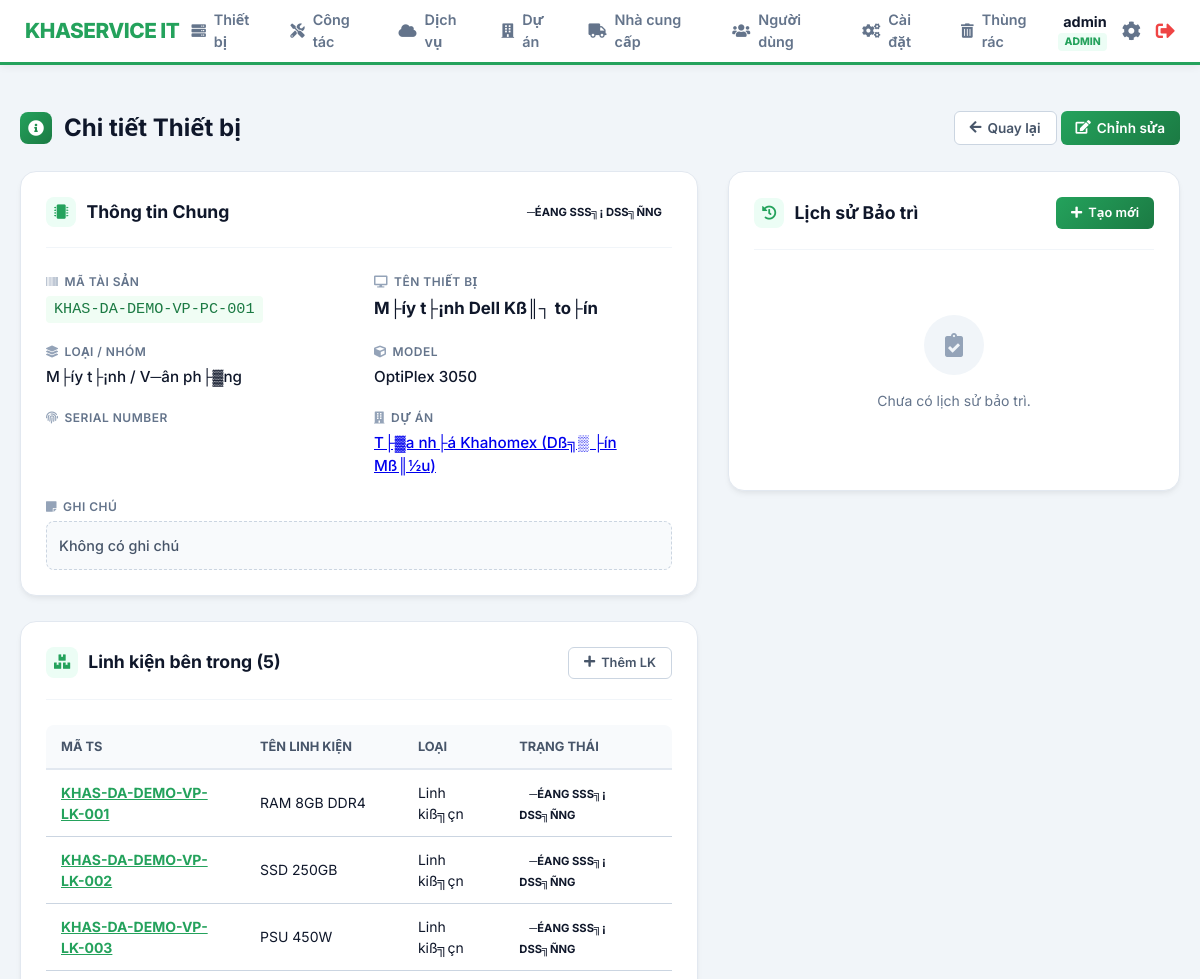
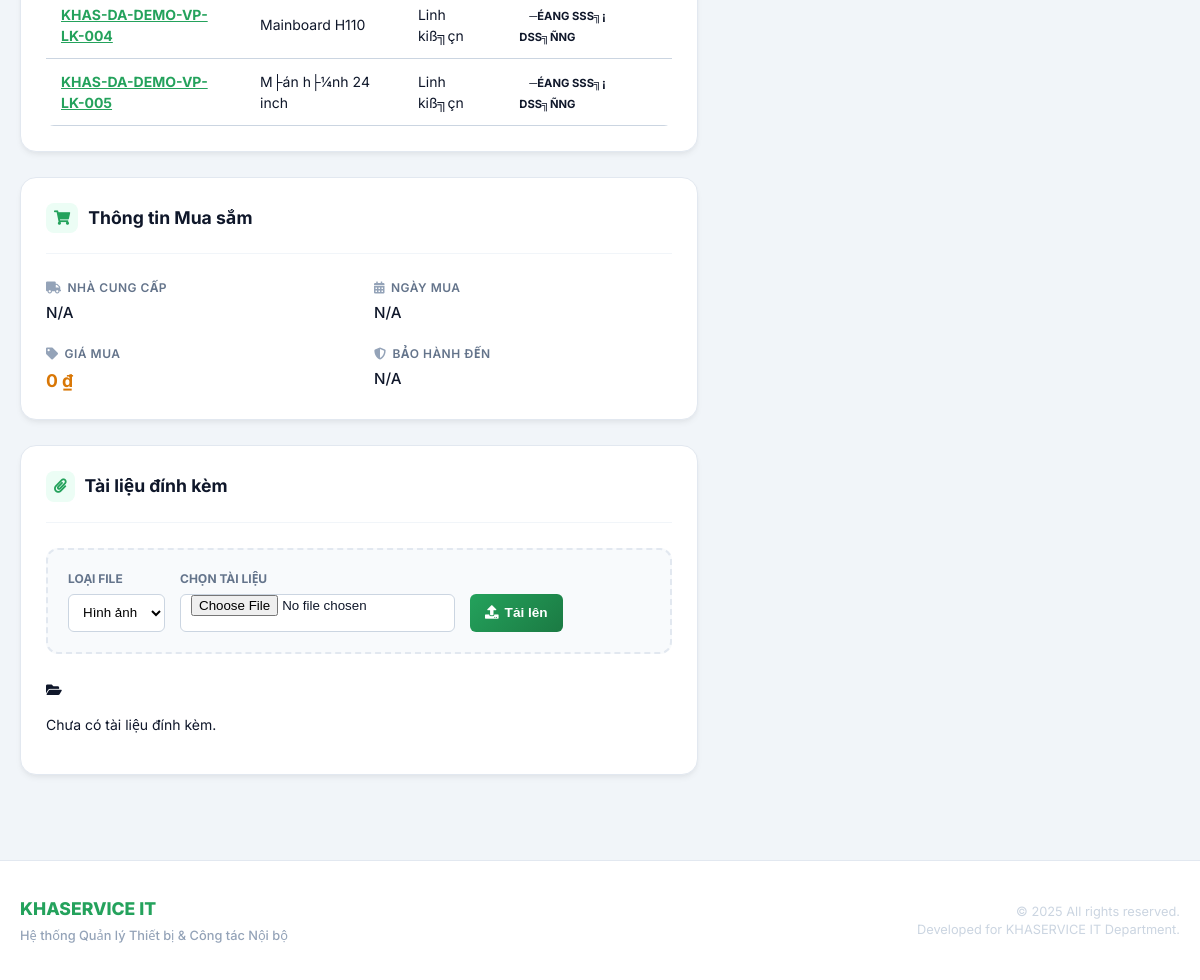
The app's page /index.php?page=devices/view&id=1 (signed in) with its own data (2 pictures, top to bottom).
### tables this page shows
CREATE TABLE `devices` (
  `id` int(11) NOT NULL AUTO_INCREMENT,
  `ma_tai_san` varchar(100) NOT NULL COMMENT 'M?? t??i s???n n???i b??? (VD: KHAS-DA01-PC-001)',
  `ten_thiet_bi` varchar(255) NOT NULL COMMENT 'T??n thi???t b??? (PC l??? t??n, UPS barrier...)',
  `nhom_thiet_bi` varchar(50) NOT NULL COMMENT 'Nh??m thi???t b???: V??n ph??ng / B??i xe',
  `loai_thiet_bi` varchar(100) NOT NULL COMMENT 'Lo???i thi???t b???: PC, UPS, Camera, Barrier, ?????u ?????c th???...',
  `model` varchar(255) DEFAULT NULL COMMENT 'Model thi???t b???',
  `serial` varchar(255) DEFAULT NULL COMMENT 'Serial number c???a thi???t b???',
  `project_id` int(11) DEFAULT NULL COMMENT 'Thi???t b??? thu???c d??? ??n n??o',
  `parent_id` int(11) DEFAULT NULL,
  `supplier_id` int(11) DEFAULT NULL COMMENT 'Nh?? cung c???p thi???t b???',
  `ngay_mua` date DEFAULT NULL COMMENT 'Ng??y mua thi???t b???',
  `gia_mua` decimal(15,2) DEFAULT NULL COMMENT 'Gi?? mua t???i th???i ??i???m mua (VN??)',
  `bao_hanh_den` date DEFAULT NULL COMMENT 'Ng??y h???t h???n b???o h??nh',
  `trang_thai` varchar(50) DEFAULT '??ang s??? d???ng' COMMENT 'Tr???ng th??i: ??ang s??? d???ng / H???ng / Thanh l??',
  `ghi_chu` text DEFAULT NULL COMMENT 'Ghi ch?? kh??c',
  `created_at` timestamp NOT NULL DEFAULT current_timestamp() COMMENT 'Ng??y t???o h??? s?? thi???t b???',
  `deleted_at` timestamp NULL DEFAULT NULL,
  PRIMARY KEY (`id`),
  UNIQUE KEY `ma_tai_san` (`ma_tai_san`),
  KEY `idx_device_parent` (`parent_id`)
);

CREATE TABLE `projects` (
  `id` int(11) NOT NULL AUTO_INCREMENT,
  `ma_du_an` varchar(50) NOT NULL COMMENT 'M?? d??? ??n n???i b??? (VD: DA01, DA02)',
  `ten_du_an` varchar(255) NOT NULL COMMENT 'T??n d??? ??n / chung c??',
  `dia_chi_duong` varchar(255) DEFAULT NULL,
  `dia_chi_phuong_xa` varchar(100) DEFAULT NULL,
  `dia_chi_tinh_tp` varchar(100) DEFAULT NULL,
  `dia_chi` text DEFAULT NULL COMMENT '?????a ch??? d??? ??n',
  `loai_du_an` varchar(100) DEFAULT NULL COMMENT 'Lo???i d??? ??n (Chung c??, V??n ph??ng...)',
  `ghi_chu` text DEFAULT NULL COMMENT 'Ghi ch?? th??m',
  `deleted_at` timestamp NULL DEFAULT NULL,
  PRIMARY KEY (`id`)
);

### modules/devices/view.php (the view, shortened to what this page needs)
<?php
$device = null;
if (isset($_GET['id'])) {
    $device_id = $_GET['id'];
    $stmt = $pdo->prepare("
        SELECT
            d.*,
            p.ten_du_an,
            s.ten_npp,
            parent.ten_thiet_bi as parent_name,
            parent.ma_tai_san as parent_code
        FROM devices d
        LEFT JOIN projects p ON d.project_id = p.id
        LEFT JOIN suppliers s ON d.supplier_id = s.id
        LEFT JOIN devices parent ON d.parent_id = parent.id
        WHERE d.id = ?
    ");
    $stmt->execute([$device_id]);
    $device = $stmt->fetch();
}
$status_stmt = $pdo->prepare("SELECT color_class FROM settings_device_statuses WHERE status_name = ?");
$status_stmt->execute([$device['trang_thai']]);
$statusClass = $status_stmt->fetchColumn() ?: 'status-default';
$stmt_children = $pdo->prepare("SELECT id, ten_thiet_bi, ma_tai_san, loai_thiet_bi, trang_thai FROM devices WHERE parent_id = ? AND deleted_at IS NULL");
$stmt_children->execute([$device_id]);
$children = $stmt_children->fetchAll();
?>
<div class="page-header">
    <h2><i class="fas fa-info-circle"></i> Chi tiết Thiết bị</h2>
    <div class="header-actions">
        <a href="index.php?page=devices/list" class="btn btn-secondary"><i class="fas fa-arrow-left"></i> Quay lại</a>
        <a href="index.php?page=devices/edit&id=<?php echo $device['id']; ?>" class="btn btn-primary"><i class="fas fa-edit"></i> Chỉnh sửa</a>
    </div>
</div>
<div class="view-grid-layout">
    <div class="info-column">
        <div class="card info-card">
            <div class="card-header-custom">
                <h3><i class="fas fa-microchip"></i> Thông tin Chung</h3>
                <span class="badge <?php echo $statusClass; ?>"><?php echo htmlspecialchars($device['trang_thai']); ?></span>
            </div>
            <div class="card-body-custom">
                <div class="info-grid">
                    <div class="info-item">
                        <span class="info-label"><i class="fas fa-barcode"></i> Mã Tài sản</span>
                        <span class="info-value highlight"><?php echo htmlspecialchars($device['ma_tai_san']); ?></span>
                    </div>
                    <div class="info-item">
                        <span class="info-label"><i class="fas fa-desktop"></i> Tên Thiết bị</span>
                        <span class="info-value strong"><?php echo htmlspecialchars($device['ten_thiet_bi']); ?></span>
                    </div>
                    <div class="info-item">
                        <span class="info-label"><i class="fas fa-layer-group"></i> Loại / Nhóm</span>
                        <span class="info-value"><?php echo htmlspecialchars($device['loai_thiet_bi']); ?> <span class="text-muted">/ <?php echo htmlspecialchars($device['nhom_thiet_bi']); ?></span></span>
                    </div>
                    <div class="info-item">
                        <span class="info-label"><i class="fas fa-cube"></i> Model</span>
                        <span class="info-value"><?php echo htmlspecialchars($device['model']); ?></span>
                    </div>
                    <div class="info-item">
                        <span class="info-label"><i class="fas fa-fingerprint"></i> Serial Number</span>
                    </div>
                    <div class="info-item">
                        <span class="info-label"><i class="fas fa-building"></i> Dự án</span>
                        <span class="info-value"><a href="index.php?page=projects/view&id=<?php echo $device['project_id']; ?>" class="link-primary"><?php echo htmlspecialchars($device['ten_du_an'] ?? 'Chưa phân bổ'); ?></a></span>
                    </div>
                    <div class="info-item full-width">
                        <span class="info-label"><i class="fas fa-sticky-note"></i> Ghi chú</span>
                        <div class="info-value note-box">
                            <?php echo nl2br(htmlspecialchars($device['ghi_chu'] ?? 'Không có ghi chú')); ?>
                        </div>
                    </div>
                </div>
            </div>
        </div>
        <?php if (!empty($children)): ?>
        <div class="card children-card mt-20">
            <div class="card-header-custom">
                <h3><i class="fas fa-boxes"></i> Linh kiện bên trong (<?php echo count($children); ?>)</h3>
                <a href="index.php?page=devices/add&project_id=<?php echo $device['project_id']; ?>&parent_id=<?php echo $device['id']; ?>" class="btn btn-sm btn-secondary"><i class="fas fa-plus"></i> Thêm LK</a>
            </div>
            <div class="card-body-custom">
                <div class="table-container" style="border:none; box-shadow:none;">
                    <table class="content-table">
                        <thead>
                            <tr>
                                <th>Mã TS</th>
                                <th>Tên linh kiện</th>
                                <th>Loại</th>
                                <th>Trạng thái</th>
                            </tr>
                        </thead>
                        <tbody>
                            <?php foreach ($children as $child): ?>
                                <tr>
                                    <td><a href="index.php?page=devices/view&id=<?php echo $child['id']; ?>" class="font-bold text-primary"><?php echo htmlspecialchars($child['ma_tai_san']); ?></a></td>
                                    <td><?php echo htmlspecialchars($child['ten_thiet_bi']); ?></td>
                                    <td><?php echo htmlspecialchars($child['loai_thiet_bi']); ?></td>
                                    <td><span class="badge"><?php echo htmlspecialchars($child['trang_thai']); ?></span></td>
                                </tr>
                            <?php endforeach; ?>
                        </tbody>
                    </table>
                </div>
            </div>
        </div>
        <?php endif; ?>
        <div class="card procurement-card mt-20">
            <div class="card-header-custom">
                <h3><i class="fas fa-shopping-cart"></i> Thông tin Mua sắm</h3>
            </div>
            <div class="card-body-custom">
                <div class="info-grid">
                    <div class="info-item">
                        <span class="info-label"><i class="fas fa-truck"></i> Nhà cung cấp</span>
                        <span class="info-value"><?php echo htmlspecialchars($device['ten_npp'] ?? 'N/A'); ?></span>
                    </div>
                    <div class="info-item">
                        <span class="info-label"><i class="fas fa-calendar-alt"></i> Ngày mua</span>
                        <span class="info-value"><?php echo $device['ngay_mua'] ? date('d/m/Y', strtotime($device['ngay_mua'])) : 'N/A'; ?></span>
                    </div>
                    <div class="info-item">
                         <span class="info-label"><i class="fas fa-tag"></i> Giá mua</span>
                         <span class="info-value price"><?php echo number_format($device['gia_mua'], 0, ',', '.'); ?> ₫</span>
                    </div>
                    <div class="info-item">
                        <span class="info-label"><i class="fas fa-shield-alt"></i> Bảo hành đến</span>
                        <span class="info-value <?php echo (strtotime($device['bao_hanh_den']) < time()) ? 'text-danger' : 'text-success'; ?>">
                            <?php echo $device['bao_hanh_den'] ? date('d/m/Y', strtotime($device['bao_hanh_den'])) : 'N/A'; ?>
                        </span>
                    </div>
                </div>
            </div>
        </div>
        <div class="card mt-20">
            <div class="card-header-custom">
                <h3><i class="fas fa-paperclip"></i> Tài liệu đính kèm</h3>
            </div>
            <div class="card-body-custom">
                <?php include_once __DIR__ . '/../device_files/manage.php'; ?>
            </div>
        </div>
    </div>
    <div class="history-column">
        <div class="card history-card">
            <div class="card-header-custom">
                <h3><i class="fas fa-history"></i> Lịch sử Bảo trì</h3>
                <a href="index.php?page=maintenance/add&device_id=<?php echo $device['id']; ?>" class="btn btn-sm btn-primary"><i class="fas fa-plus"></i> Tạo mới</a>
            </div>
            <div class="card-body-custom">
                <?php
                $child_ids = array_column($children, 'id');
                $target_ids = array_merge([$device_id], $child_ids);
                $placeholders = implode(',', array_fill(0, count($target_ids), '?'));
                $maintenance_stmt = $pdo->prepare("
                    SELECT ml.*, d.ten_thiet_bi as target_name, d.id as target_id
                    FROM maintenance_logs ml
                    JOIN devices d ON ml.device_id = d.id
                    WHERE ml.device_id IN ($placeholders) AND ml.deleted_at IS NULL
                    ORDER BY ml.ngay_su_co DESC, ml.id DESC
                ");
                $maintenance_stmt->execute($target_ids);
                $maintenance_logs = $maintenance_stmt->fetchAll();
                ?>
                <?php if (empty($maintenance_logs)): ?>
                    <div class="empty-state-small">
                        <div class="icon-circle"><i class="fas fa-clipboard-check"></i></div>
                        <p>Chưa có lịch sử bảo trì.</p>
                    </div>
                <?php endif; ?>
            </div>
        </div>
    </div>
</div>

### assets/css/style.css (style rules this page uses)
html { -ms-overflow-style: none; scrollbar-width: none; }
:root { --primary-color: #24a25c; --primary-light-color: #4dc581; --primary-dark-color: #1b7a43; --gradient-primary: linear-gradient(135deg, #24a25c 0%, #1b7a43 100%); --gradient-warning: linear-gradient(135deg, #f59e0b 0%, #d97706 100%); --gradient-error: linear-gradient(135deg, #ef4444 0%, #b91c1c 100%); --gradient-info: linear-gradient(135deg, #3b82f6 0%, #2563eb 100%); --secondary-color: #475569; --text-color: #0f172a; --text-light-color: #64748b; --background-color: #f1f5f9; --card-bg: #ffffff; --border-color: #cbd5e1; --transition-speed: 0.2s; --border-radius-base: 6px; --border-radius-card: 12px; --success-bg: #dcfce7; --success-text: #166534; --error-bg: #fee2e2; --error-text: #991b1b; --warning-bg: #fffbeb; --warning-text: #92400e; }
body { font-family: 'Inter', 'Segoe UI', sans-serif; line-height: 1.5; color: var(--text-color); background-color: var(--background-color); margin: 0; font-size: 14px; }
.card { background-color: var(--card-bg); border-radius: var(--border-radius-card); box-shadow: 0 1px 3px rgba(0,0,0,0.1); border: 1px solid var(--border-color); padding: 20px; margin-bottom: 20px; }
.btn { display: inline-flex; align-items: center; justify-content: center; padding: 0 15px; height: 34px; border: none; border-radius: var(--border-radius-base); cursor: pointer; font-size: 0.85rem; font-weight: 600; text-decoration: none; transition: all var(--transition-speed); gap: 6px; white-space: nowrap; }
.btn-primary { background: var(--gradient-primary); color: white; }
.btn-secondary { background-color: #fff; color: var(--secondary-color); border: 1px solid var(--border-color); }
.page-header { display: flex; justify-content: space-between; align-items: center; margin-bottom: 25px; }
.page-header h2 { font-size: 1.5rem; margin: 0; display: flex; align-items: center; gap: 12px; }
.page-header h2 i { color: #fff; background: var(--gradient-primary); padding: 8px; border-radius: 8px; font-size: 1rem; }
.table-container { overflow-x: auto; padding: 0 !important; border: 1px solid var(--border-color); border-radius: 8px; background: #fff; }
.content-table { width: 100%; border-collapse: collapse; }
.content-table thead tr { background-color: #f8fafc; border-bottom: 2px solid var(--border-color); }
.content-table th, .content-table td { padding: 12px 15px; text-align: left; }
.content-table th { font-size: 0.8rem; font-weight: 700; text-transform: uppercase; color: var(--secondary-color); border-bottom: 2px solid #e2e8f0; }
.content-table tbody tr { border-bottom: 1px solid var(--border-color); }
.badge { padding: 4px 10px; border-radius: 20px; font-size: 0.7rem; font-weight: 700; text-transform: uppercase; }
.btn-sm { height: 32px; padding: 0 15px; font-size: 0.8rem; }
.card { background-color: var(--card-bg); border-radius: 16px; box-shadow: 0 4px 6px -1px rgba(0, 0, 0, 0.05), 0 2px 4px -1px rgba(0, 0, 0, 0.03); border: 1px solid #e2e8f0; padding: 25px; margin-bottom: 25px; transition: box-shadow 0.3s ease; }
.font-bold { font-weight: 700; }
.text-primary { color: var(--primary-color); }

### assets/css/layout.css (style rules this page uses)
* { box-sizing: border-box; }
html, body { height: 100%; margin: 0; max-width: 100%; overflow-x: hidden; }
body { display: flex; flex-direction: column; background-color: var(--background-color); }

### records on screen
devices: trang_thai "─ÉANG SSS╗¡ DSS╗ÑNG", ma_tai_san "KHAS-DA-DEMO-VP-PC-001", ten_thiet_bi "M├íy t├¡nh Dell Kß║┐ to├ín", loai_thiet_bi "M├íy t├¡nh", nhom_thiet_bi "V─ân ph├▓ng", model "OptiPlex 3050", project.ten_du_an "T├▓a nh├á Khahomex (Dß╗▒ ├ín Mß║½u)", ghi_chu "Không có ghi chú", gia_mua "0"
devices: ma_tai_san "KHAS-DA-DEMO-VP-LK-001", ten_thiet_bi "RAM 8GB DDR4", loai_thiet_bi "Linh kiß╗çn", trang_thai "─ÉANG SSS╗¡ DSS╗ÑNG"
devices: ma_tai_san "KHAS-DA-DEMO-VP-LK-002", ten_thiet_bi "SSD 250GB", loai_thiet_bi "Linh kiß╗çn", trang_thai "─ÉANG SSS╗¡ DSS╗ÑNG"
devices: ma_tai_san "KHAS-DA-DEMO-VP-LK-003", ten_thiet_bi "PSU 450W", loai_thiet_bi "Linh kiß╗çn", trang_thai "─ÉANG SSS╗¡ DSS╗ÑNG"
devices: ma_tai_san "KHAS-DA-DEMO-VP-LK-004", ten_thiet_bi "Mainboard H110", loai_thiet_bi "Linh kiß╗çn", trang_thai "─ÉANG SSS╗¡ DSS╗ÑNG"
devices: ma_tai_san "KHAS-DA-DEMO-VP-LK-005", ten_thiet_bi "M├án h├¼nh 24 inch", loai_thiet_bi "Linh kiß╗çn", trang_thai "─ÉANG SSS╗¡ DSS╗ÑNG"

### other values on screen
$_SESSION['fullname'] "admin"
$_SESSION['role'] "ADMIN"
count($children) "5"
$device['ten_npp'] "N/A"
